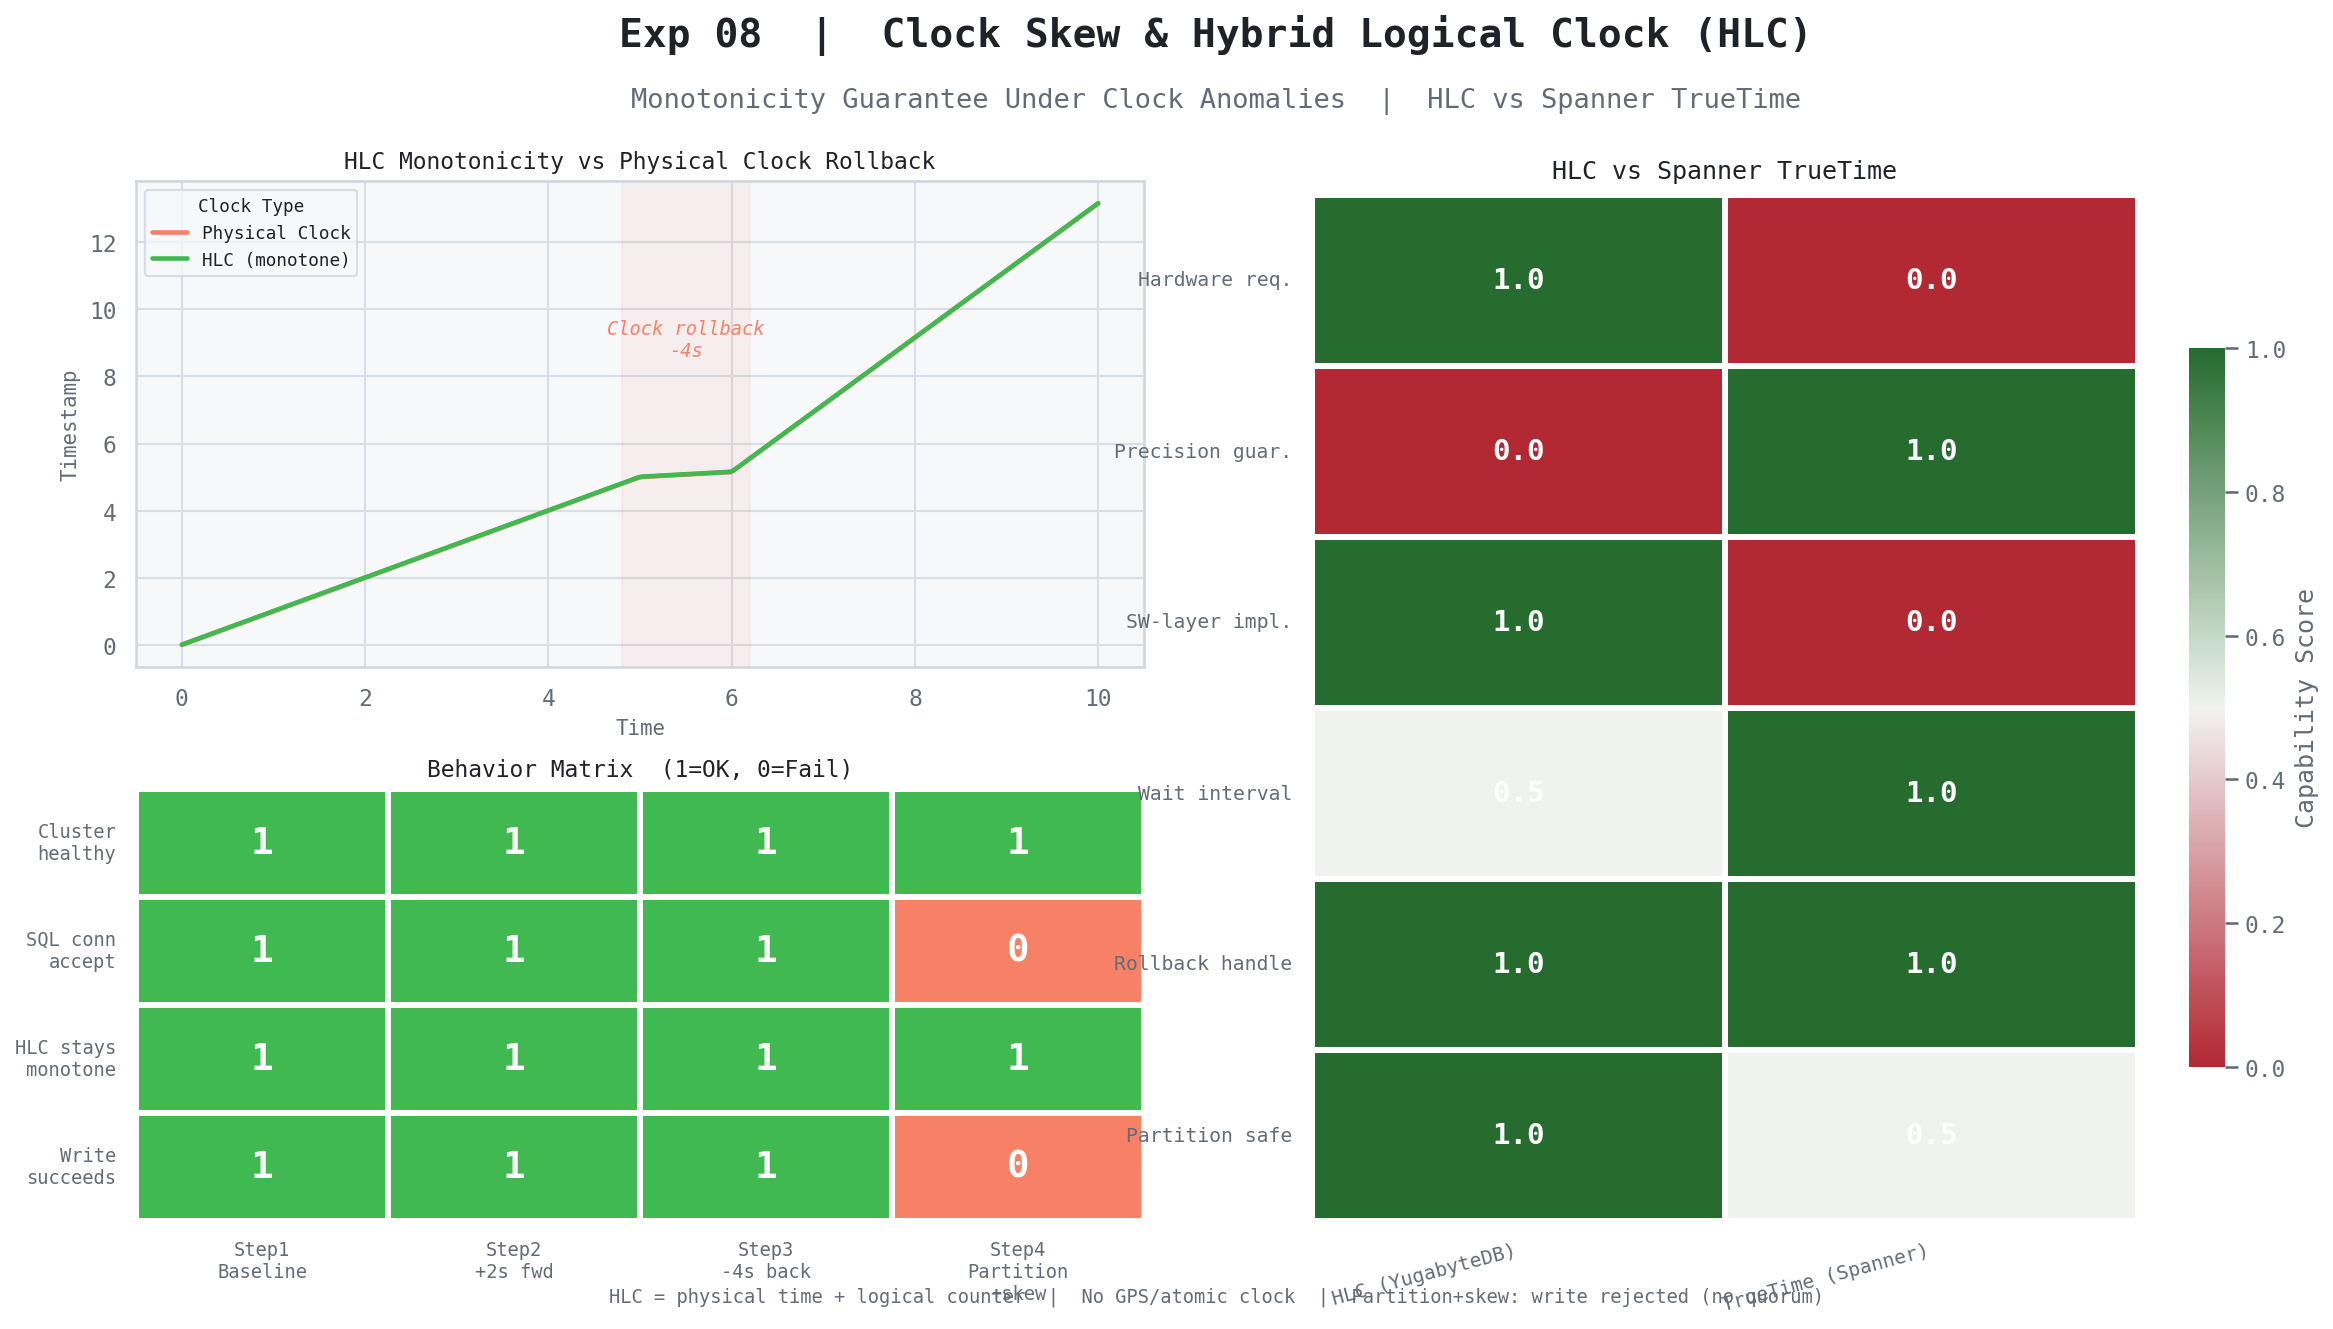

The script that saved this image:
"""Exp 08 — Clock Skew & Hybrid Logical Clock (HLC)"""
import seaborn as sns
import matplotlib.pyplot as plt
import pandas as pd
import numpy as np

BG, PANEL = '#ffffff', '#f6f8fa'
TEXT, MUTED, BORDER = '#1f2328', '#636c76', '#d0d7de'
GREEN, RED, BLUE, PURPLE = '#3fb950', '#f78166', '#58a6ff', '#d2a8ff'

RC = {
    'axes.facecolor': PANEL, 'figure.facecolor': BG,
    'axes.edgecolor': BORDER, 'grid.color': '#d8dee4',
    'text.color': TEXT, 'axes.labelcolor': MUTED,
    'xtick.color': MUTED, 'ytick.color': MUTED,
    'legend.facecolor': PANEL, 'legend.edgecolor': BORDER,
    'legend.labelcolor': TEXT, 'axes.unicode_minus': False,
    'font.family': 'monospace', 'font.size': 11,
}
sns.set_theme(style='darkgrid', rc=RC)

t = np.linspace(0, 10, 300)
physical = np.where(t < 5, t, np.where(t < 6, t - (t - 5) * 0.85, t - 0.85 + (t - 6) * 1.0))
hlc = np.maximum.accumulate(physical + 0.01)
clock_df = pd.DataFrame({
    'Time': np.concatenate([t, t]),
    'Timestamp': np.concatenate([physical, hlc]),
    'Clock': ['Physical Clock'] * 300 + ['HLC (monotone)'] * 300,
})

steps  = ['Step1\nBaseline', 'Step2\n+2s fwd', 'Step3\n-4s back', 'Step4\nPartition\n+skew']
metrics = ['Cluster\nhealthy', 'SQL conn\naccept', 'HLC stays\nmonotone', 'Write\nsucceeds']
status = np.array([[1,1,1,1],[1,1,1,0],[1,1,1,1],[1,1,1,0]], dtype=float)
status_df = pd.DataFrame(status, index=metrics, columns=steps)

fig = plt.figure(figsize=(16, 9), facecolor=BG)
fig.text(0.5, 0.96, 'Exp 08  |  Clock Skew & Hybrid Logical Clock (HLC)',
         ha='center', fontsize=19, fontweight='bold', color=TEXT)
fig.text(0.5, 0.915, 'Monotonicity Guarantee Under Clock Anomalies  |  HLC vs Spanner TrueTime',
         ha='center', fontsize=13, color=MUTED)

ax1 = fig.add_axes([0.05, 0.50, 0.42, 0.36])
ax1.set_facecolor(PANEL)
for sp in ax1.spines.values(): sp.set_edgecolor(BORDER)
sns.lineplot(data=clock_df, x='Time', y='Timestamp', hue='Clock',
             palette=[RED, GREEN], linewidth=2.2, ax=ax1)
ax1.axvspan(4.8, 6.2, color=RED, alpha=0.08)
ax1.text(5.5, 8.6, 'Clock rollback\n-4s', ha='center', fontsize=9, color=RED, style='italic')
ax1.set_title('HLC Monotonicity vs Physical Clock Rollback', color=TEXT, fontsize=11, pad=6)
ax1.set_xlabel('Time', color=MUTED, fontsize=10)
ax1.set_ylabel('Timestamp', color=MUTED, fontsize=10)
ax1.legend(title='Clock Type', fontsize=8.5, title_fontsize=8.5)

ax2 = fig.add_axes([0.05, 0.09, 0.42, 0.32])
sns.heatmap(status_df, ax=ax2, annot=True, fmt='.0f', linewidths=2, linecolor=BG,
            cmap=[RED, GREEN], vmin=0, vmax=1, cbar=False,
            annot_kws={'size': 18, 'weight': 'bold', 'color': 'white'})
ax2.set_title('Behavior Matrix  (1=OK, 0=Fail)', color=TEXT, fontsize=11, pad=6)
ax2.tick_params(colors=MUTED, labelsize=9, rotation=0)

compare = pd.DataFrame({
    'HLC (YugabyteDB)': [1, 0, 1, 0.5, 1, 1],
    'TrueTime (Spanner)': [0, 1, 0, 1, 1, 0.5],
}, index=['Hardware req.', 'Precision guar.', 'SW-layer impl.',
          'Wait interval', 'Rollback handle', 'Partition safe'])

ax3 = fig.add_axes([0.54, 0.09, 0.43, 0.76])
sns.heatmap(compare, ax=ax3, annot=True, fmt='.1f', linewidths=2, linecolor=BG,
            cmap=sns.diverging_palette(10, 130, s=80, l=40, as_cmap=True),
            vmin=0, vmax=1, cbar=True,
            annot_kws={'size': 14, 'weight': 'bold', 'color': 'white'},
            cbar_kws={'label': 'Capability Score', 'shrink': 0.7})
ax3.set_title('HLC vs Spanner TrueTime', color=TEXT, fontsize=12, pad=8)
ax3.tick_params(colors=MUTED, labelsize=9.5, rotation=0)
ax3.set_xticklabels(ax3.get_xticklabels(), rotation=15, ha='right')

fig.text(0.5, 0.03,
    'HLC = physical time + logical counter  |  No GPS/atomic clock  |  Partition+skew: write rejected (no quorum)',
    ha='center', fontsize=9, color=MUTED)

plt.savefig('phase8_clock_skew_light.png', dpi=150, bbox_inches='tight', facecolor=BG)
plt.show()
print("Saved: phase8_clock_skew_light.png")
